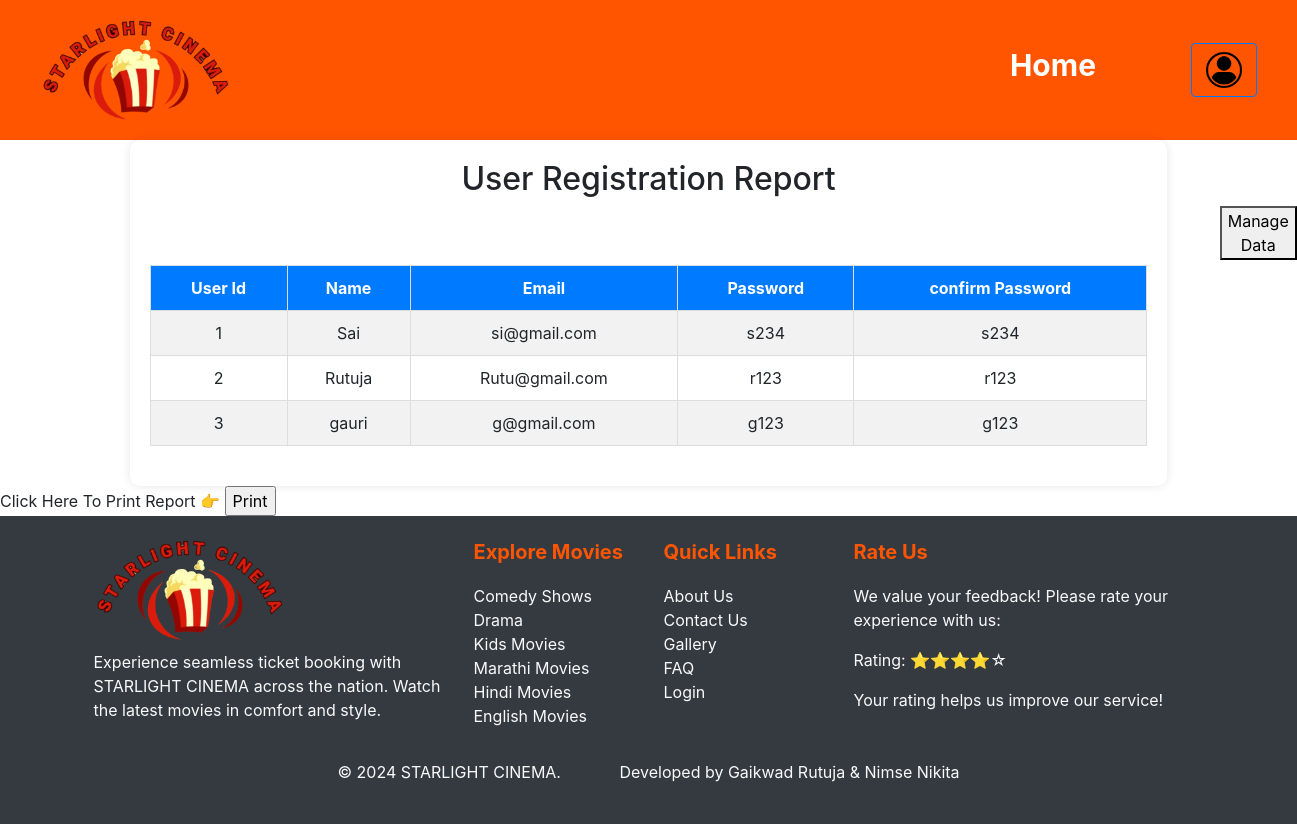
Before: /Admin/pages/report-registration.php with the older database file.
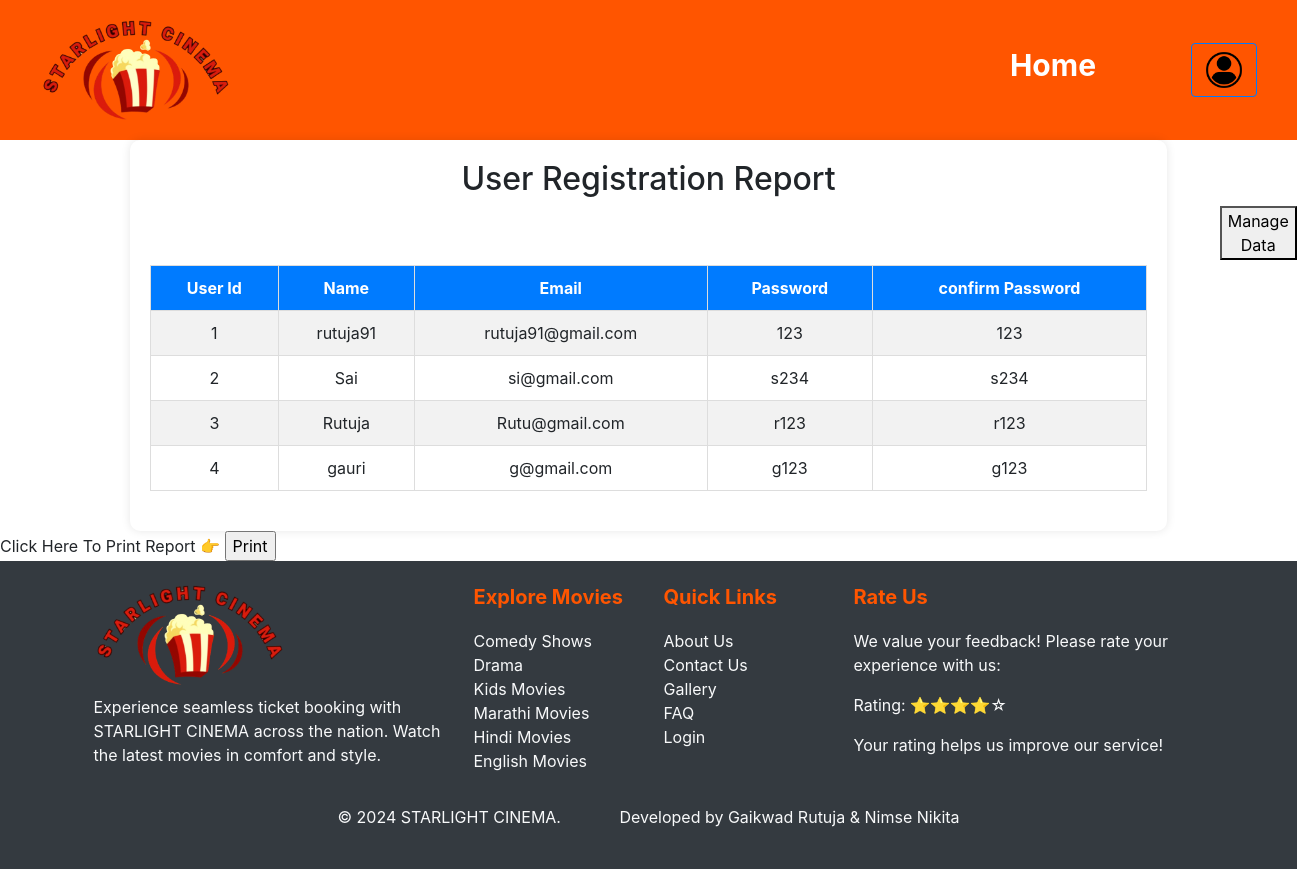
After: the same page with the newer database file.
### tables this page shows
CREATE TABLE `user_registration` (
  `id` int(11) NOT NULL,
  `user_name` varchar(30) NOT NULL,
  `email` varchar(30) NOT NULL,
  `password` varchar(30) NOT NULL,
  `confirm_password` varchar(30) NOT NULL
);

### Admin/pages/report-registration.php (the view, shortened to what this page needs)
<?php
$databaseHost = "localhost";
$databaseName = "movieticketdb";
$databaseUsername = "root";
$databasePassword = "";
$con = new mysqli($databaseHost, $databaseUsername, $databasePassword,$databaseName)or die($conn->connect_error());
$sql = "SELECT * FROM user_registration ORDER BY id DESC";
 $query= $con->query($sql)
?>
<!DOCTYPE html>
<html lang="en">
<head>
    <link rel="stylesheet" href="./../css/addmovie.css">
    <link rel="stylesheet" href="./../css/manage-registration.css">
    <link rel="stylesheet" href="https://stackpath.bootstrapcdn.com/bootstrap/4.5.2/css/bootstrap.min.css">
</head>
<body>
    <header class="header">
        <div class="logo"><img src=".\..\..\Images\logo2.png" class="logo-img"></div>
        <nav class="nav">
        <ul>
            <li><a href="./admin-dashboard.php" style="margin-right:50px; font-size:30px;" >Home</a></li>
            <div class="d-flex align-items-center">
            <a href="./login.php" class="btn btn-outline-primary">
        <i class="bi bi-person"></i><img src =".\..\..\Images\login.png" style="height:40px;">
      </a>
    </div>
            </ul>
        </nav>
    </header>
    <div class="containers">
        <h2>  User Registration Report</h2>
        <div class="header-btn">
            <a href="./manage-registration.php"><button >Manage Data</button></a>
        </div>
        <table class="movie-table">
            <thead>
                <tr>
                    <th>User Id</th>
                    <th>Name</th>
                    <th>Email</th>
                    <th>Password</th>
                    <th>confirm Password</th>
               </tr>
            </thead>
            <tbody>
            <tr>
            <?php
$i=0;
while ($res = $query->fetch_assoc())
 {
  echo "<tr>";
  echo" <td >".++$i."</td>";
  echo "<td>".$res['user_name']."</td>";
  echo "<td>".$res['email']."</td>";
  echo "<td>".$res['password']."</td>";
  echo "<td>".$res['confirm_password']."</td>";
  echo "</tr>";
}
?>
  </tr>
            </tbody>
        </table>
    </div>
    <div class="script-container">
</div>
     <div class="footer bg-dark text-light py-4">
    <div class="container">
        <div class="row">
            <div class="col-md-4">
            <div class="logo"><img src="./../../Images/logo2.png" class="logo-img" alt="Logo"></div>
                <p style="margin-top:10px;">Experience seamless ticket booking with STARLIGHT CINEMA across the nation. Watch the latest movies in comfort and style.</p>
            </div>
            <div class="col-md-2">
                <h5 class="footer-title">Explore Movies</h5>
                <ul class="list-unstyled">
                    <li><a href="#" class="text-light">Comedy Shows</a></li>
                    <li><a href="#" class="text-light">Drama</a></li>
                    <li><a href="#" class="text-light">Kids Movies</a></li>
                    <li><a href="#" class="text-light">Marathi Movies</a></li>
                    <li><a href="#" class="text-light">Hindi Movies</a></li>
                    <li><a href="#" class="text-light">English Movies</a></li>
                </ul>
            </div>
            <div class="col-md-2">
                <h5 class="footer-title">Quick Links</h5>
                <ul class="list-unstyled">
                    <li><a href="#" class="text-light">About Us</a></li>
                    <li><a href="#" class="text-light">Contact Us</a></li>
                    <li><a href="#" class="text-light">Gallery</a></li>
                    <li><a href="#" class="text-light">FAQ</a></li>
                    <li><a href="#" class="text-light">Login</a></li>
                </ul>
            </div>
            <div class="col-md-4">
    <h5 class="footer-title">Rate Us</h5>
    <p>We value your feedback! Please rate your experience with us:</p>
    <div class="rating">
    <p>Rating: ⭐⭐⭐⭐☆</p>
    </div>
    <p>Your rating helps us improve our service!</p>
</div>
        </div>
        <div class="row mt-3 text-center">
            <div class="col-12">
                <p>&copy; 2024 STARLIGHT CINEMA.  &nbsp; &nbsp; &nbsp; &nbsp; &nbsp; &nbsp;  Developed by Gaikwad Rutuja & Nimse Nikita</p>
            </div>
        </div>
    </div>
</div>
</body>
</html>

Changed rows visible on the page:
added user_registration: user_name "rutuja91", email "rutuja91@gmail.com", password "123", confirm_password "123"
